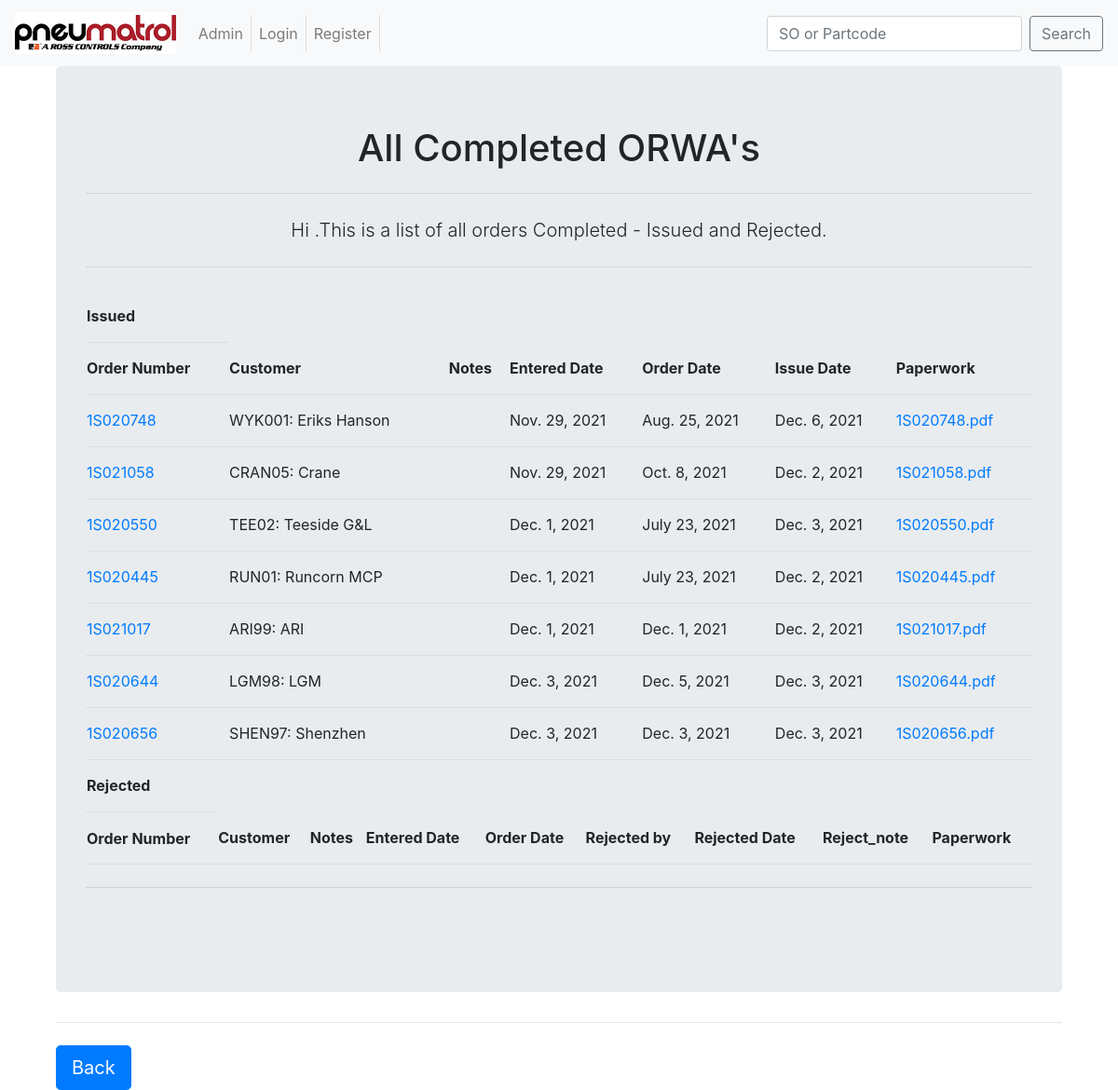
The app's page /ORWAapp/home/Completed/ with its own data.
### ORWAapp/models.py (models this page shows, shortened)
class SalesOrder(models.Model):
	order_number = models.CharField(max_length = 8, unique = True)
	customer = models.ForeignKey(Customers,
									on_delete = models.CASCADE,
									)
	entered_date = models.DateField(null = True, blank = True)
	order_date = models.DateField(help_text = "date on the paperwork")
	issue_date = models.DateField(null = True, blank = True)
	ORWA_lines = models.IntegerField(null = False, help_text= "number of lines that are an ORWA")
	reject_user = models.ForeignKey(User,
									on_delete = models.CASCADE,
									related_name='rejected_by',
									null=True,
									blank=True,
									)
	reject_date = models.DateField(null = True, blank = True)
	reject_note = models.TextField(max_length = 200,
								 	blank = True,
								 	)
	notes = models.TextField(blank = True)
	paperwork = models.FileField(upload_to = update_filename,
									blank = False,
									)
	completed_paperwork = models.FileField(upload_to = update_filename_complete,
									blank = True,
									)
	allocated_to = models.ForeignKey(User,
									on_delete = models.CASCADE,
									null = True,
									blank = True,
									)
	class Meta:
		verbose_name_plural = "SalesOrders"

class Customers(models.Model):
	full_name = models.CharField(max_length=200,
								help_text='Customer Name',
								)
	account_name = models.CharField(max_length=6,
								unique=True,
								help_text='Account ref',
								)
	short_name = models.CharField(max_length=50,
								blank=True,
								null=True,
								)
	def __str__(self):
		return "%s: %s" % (self.account_name, self.short_name)
	class Meta:
		verbose_name_plural = "Customer"

### ORWAapp/views.py (the view)
# urls.py: path('home/Completed/', views.Completed, name = "Completed"),
def Completed(request):
    user = request.user.username
    reject_data = SalesOrder.objects.filter(reject_user__isnull = False)
    issue_data = SalesOrder.objects.filter(issue_date__isnull = False)
    context = {
        'reject_data':reject_data,
        'issue_data':issue_data,
        'insert_me':user,
        }
    return render(request,'ORWAapp/home/Completed.html',context)

### templates/ORWAapp/home/Completed.html (shortened to what this page needs)
<!DOCTYPE html>
{% extends "base.html" %}
	{% block body_block %}
		<div class="container">
			<div class="jumbotron">
			<center>
			<h1>All Completed ORWA's</h1>
			<hr class="my-4">
				<p class="lead">Hi {{ insert_me }}.This is a list of all orders Completed - Issued and Rejected.  </p>
			<hr class="my-4">
				<table>
					<tr>
						<th>Issued</th>
					</tr>
				    <tr>
				        <th>Order Number</th>
				        <th>Customer</th>
				        <th>Notes</th>
				        <th>Entered Date</th>
				        <th>Order Date</th>
				        <th>Issue Date</th>
				        <th>Paperwork</th>
				    </tr>
					    {% for od in issue_data %}
				    <tr>
	            		<td><a href="{% url 'ORWAapp:OrderDetail' od.order_number %}">{{ od.order_number }}</a></td>
				        <td>{{ od.customer }}</td>
   				        <td>{{ od.notes }}</td>
				        <td>{{ od.entered_date }}</td>
				        <td>{{ od.order_date }}</td>
				        <td>{{ od.issue_date }}</td>
				        <td><a href="/media/{{ od.completed_paperwork }}" target="_blank">{{ od.order_number }}.pdf</a></td>
				    </tr>
					    {% endfor %}
				</table>
				<table>
					<tr>
						<th>Rejected</th>
					</tr>
				    <tr>
				        <th>Order Number</th>
				        <th>Customer</th>
				        <th>Notes</th>
				        <th>Entered Date</th>
				        <th>Order Date</th>
				        <th>Rejected by</th>
				        <th>Rejected Date</th>
				        <th>Reject_note</th>
				        <th>Paperwork</th>
				    </tr>
				</table>
				<hr class="my-4">
				<br>
		</center>
		</div>
		<hr class="my-4">
		<a class="btn btn-primary btn-lg" href="{% url 'ORWAapp:home' %}" role="button">Back</a>
		</div>
	{% endblock %}

### static/css/mystyle.css (style rules this page uses)
table { width:100%; font-size: 16px; }
td, th { height: 56px; padding-top: 12px; padding-bottom: 12px; border-bottom: 1px solid #ddd; text-align:left; }

### records on screen
SalesOrder: order_number "1S020748", customer "WYK001: Eriks Hanson", entered_date "Nov. 29, 2021", order_date "Aug. 25, 2021", issue_date "Dec. 6, 2021"
SalesOrder: order_number "1S021058", customer "CRAN05: Crane", entered_date "Nov. 29, 2021", order_date "Oct. 8, 2021", issue_date "Dec. 2, 2021"
SalesOrder: order_number "1S020550", customer "TEE02: Teeside G&L", entered_date "Dec. 1, 2021", order_date "July 23, 2021", issue_date "Dec. 3, 2021"
SalesOrder: order_number "1S020445", customer "RUN01: Runcorn MCP", entered_date "Dec. 1, 2021", order_date "July 23, 2021", issue_date "Dec. 2, 2021"
SalesOrder: order_number "1S021017", customer "ARI99: ARI", entered_date "Dec. 1, 2021", order_date "Dec. 1, 2021", issue_date "Dec. 2, 2021"
SalesOrder: order_number "1S020644", customer "LGM98: LGM", entered_date "Dec. 3, 2021", order_date "Dec. 5, 2021", issue_date "Dec. 3, 2021"
SalesOrder: order_number "1S020656", customer "SHEN97: Shenzhen", entered_date "Dec. 3, 2021", order_date "Dec. 3, 2021", issue_date "Dec. 3, 2021"
